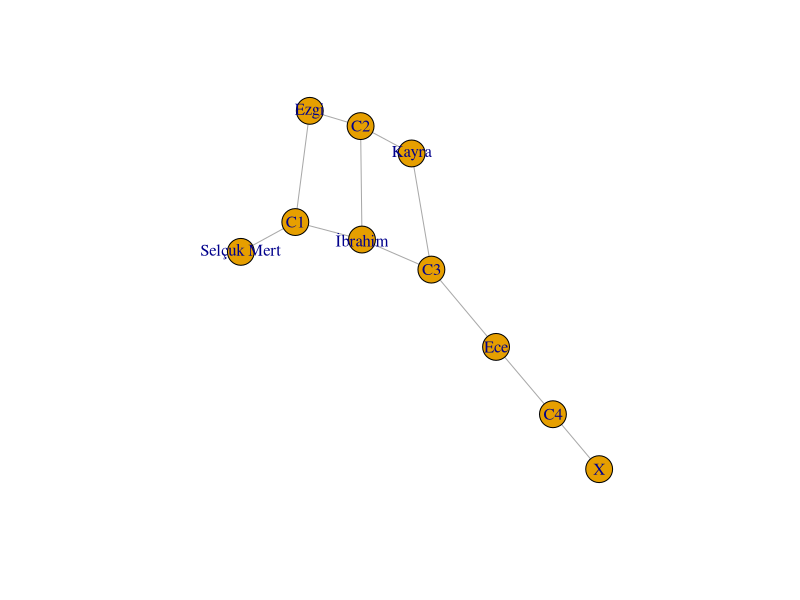
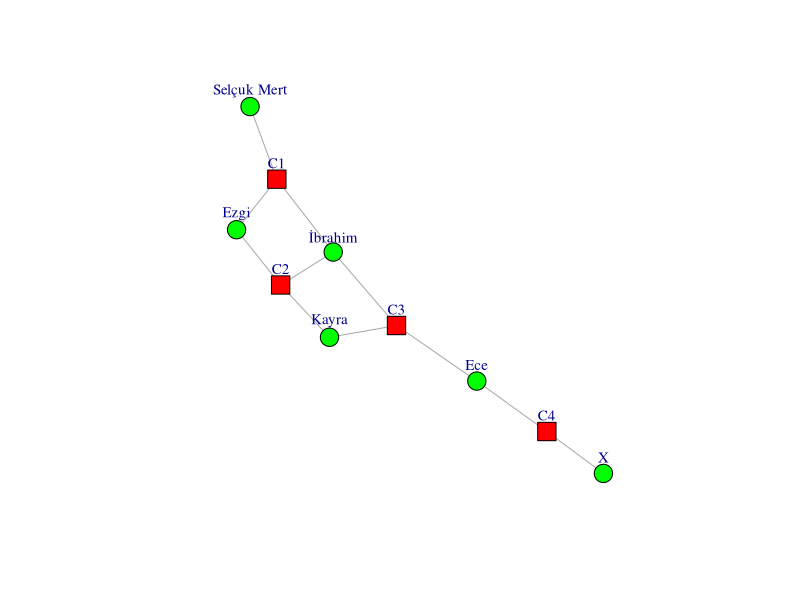
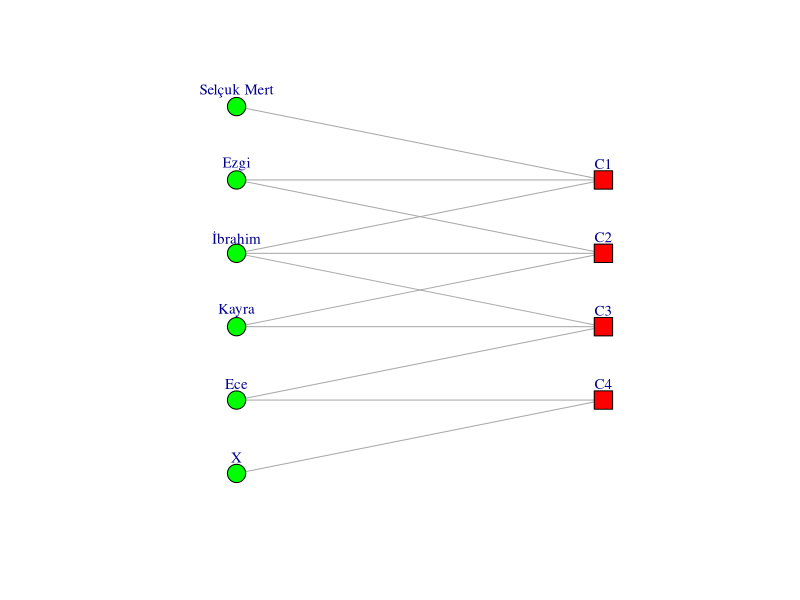
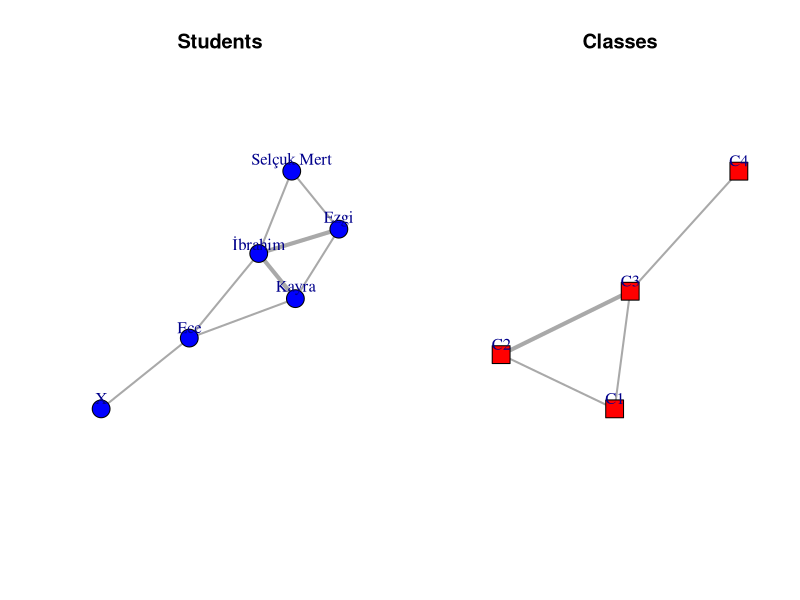

Write the R code that produced these figures, in order.
## ---- chunk 1
knitr::opts_chunk$set(echo = FALSE)
## ---- chunk 2
standard.df <- read.csv("../data/02.csv")
standard.df
## ---- chunk 3
library(igraph)
standard.g <- graph_from_data_frame(standard.df)
get.adjacency(standard.g)
## ---- chunk 4
C1 <- c(1,1,1,0,0,0)
C2 <- c(0,1,1,1,0,0)
C3 <- c(0,0,1,1,1,0)
C4 <- c(0,0,0,0,1,1)
aff.df <- data.frame(C1,C2,C3,C4)
row.names(aff.df) <- c("Selçuk Mert","Ezgi","İbrahim","Kayra","Ece","X")
aff.df
## ---- chunk 5
#focus to the function. We doesn't use graph_from_data_frame 
plot(graph_from_incidence_matrix(aff.df))
## ---- chunk 6
library(igraph)
bn <- graph.incidence(aff.df)

shapes <- c("circle","square")
colors <- c("green","red")
plot(bn,vertex.color=colors[V(bn)$type+1],
vertex.shape=shapes[V(bn)$type+1],
vertex.size=10,vertex.label.degree=-pi/2,
vertex.label.dist=1.2,vertex.label.cex=0.9)
## ---- chunk 7
library(igraph)
bn <- graph.incidence(aff.df)

# map layout

plt.x <- c(rep(2,6),rep(4,4))
plt.y <- c(7:2,6:3)
lay <- as.matrix(cbind(plt.x,plt.y))

shapes <- c("circle","square")
colors <- c("green","red")
plot(bn,vertex.color=colors[V(bn)$type+1],
vertex.shape=shapes[V(bn)$type+1],
vertex.size=10,vertex.label.degree=-pi/2,
vertex.label.dist=1.2,vertex.label.cex=0.9,
layout = lay)
## ---- chunk 8
bn.pr <- bipartite.projection(bn)
bn.pr
## ---- chunk 9
bn.student <- bn.pr$proj1
bn.class <- bn.pr$proj2
## ---- chunk 10
get.adjacency(bn.student,sparse=FALSE,attr="weight")
## ---- chunk 11
get.adjacency(bn.class,sparse=FALSE,attr="weight")
## ---- chunk 12
shapes <- c("circle","square")
colors <- c("blue","red")
op <- par(mfrow=c(1,2))
plot(bn.student,vertex.color="blue",
vertex.shape="circle",main="Students",
edge.width=E(bn.student)$weight*2,
vertex.size=15,vertex.label.degree=-pi/2,
vertex.label.dist=1.2,vertex.label.cex=1)
plot(bn.class,vertex.color="red",
vertex.shape="square",main="Classes",
edge.width=E(bn.student)$weight*2,
vertex.size=15,vertex.label.degree=-pi/2,
vertex.label.dist=1.2,vertex.label.cex=1)
par(op)
